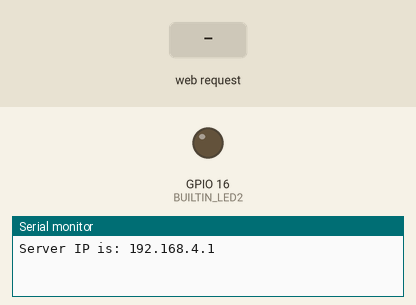
This sketch was run on a simulated ESP8266 (NodeMCU). Shown: output pins drawn as LEDs (lit = HIGH), the last lines printed to the serial monitor. Inputs (shaded band) come from the test bench.

Above: at 1.2 s.
1.3 s: HTTP request GET /OFF received
At 3.5 s:
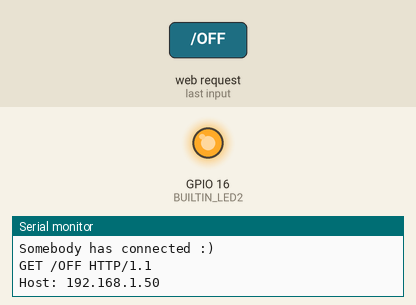
3.8 s: HTTP request GET /ON received
At 5.6 s:
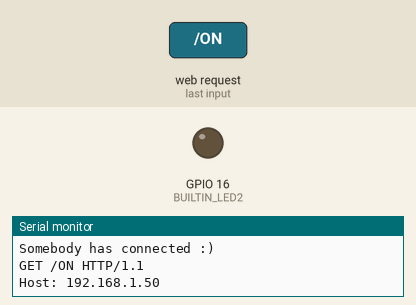
Timing chart, 0 to 7.1 s (numbered marks = the images above; inputs shaded):
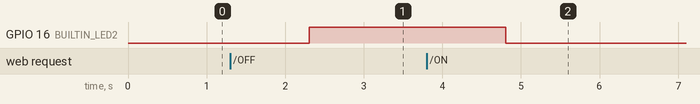

Measured:
- after the input at 1.3 s, GPIO 16 (BUILTIN_LED2): LOW → HIGH after 1.0 s
- after the input at 3.8 s, GPIO 16 (BUILTIN_LED2): HIGH → LOW after 1.0 s

The sketch:

HTTPInterface.ino
```cpp
/*
	The setup() function and two lines before it are the boilerplate for all ESP8266 sketches.
	It accomplishes the following:

		- Includes the ESP8266 library ESP8266WiFi.h.
		- Creates the instance "server" of the class "WiFiServer" listening on port 80. Notice "server" is a global instance.
		- Set the mode of our ESP8266 to be an Access Point (AP).
		- Provide the SSID and password. The password / passphrase has to be at least 8 characters long.

		- Fire-up our server by calling the begin() method.
*/


#include <ESP8266WiFi.h>

WiFiServer server(80); //Initialize the server on Port 80

const short int BUILTIN_LED2 = 16;//GPIO16

void setup()
 {

	WiFi.mode(WIFI_AP); //Our ESP8266-12E is an AccessPoint
	WiFi.softAP("Hello_IoT", "12345678"); // Provide the (SSID, password); .
	server.begin(); // Start the HTTP Server

					//Looking under the hood
	Serial.begin(115200); //Start communication between the ESP8266-12E and the monitor window
	IPAddress HTTPS_ServerIP = WiFi.softAPIP(); // Obtain the IP of the Server
	Serial.print("Server IP is: "); // Print the IP to the monitor window
	Serial.println(HTTPS_ServerIP);

	pinMode(BUILTIN_LED2, OUTPUT); //GPIO16 is an OUTPUT pin;
	digitalWrite(BUILTIN_LED2, LOW); //Initial state is ON
}


// the loop function runs over and over again until power down or reset
void loop() {

	/*
	digitalWrite(BUILTIN_LED2, LOW); // Turn the LED ON by making the voltage LOW
	delay(1000);
	digitalWrite(BUILTIN_LED2, HIGH);
	delay(1000);
	*/

	WiFiClient client = server.available();

	if (!client) {
		return;
	}

	//Looking under the hood
	Serial.println("Somebody has connected :)");

	//Read what the browser has sent into a String class and print the request to the monitor
	String request = client.readString();

	//Looking under the hood
	Serial.println(request);

	// Handle the Request

	if (request.indexOf("/OFF") != -1) {
		digitalWrite(BUILTIN_LED2, HIGH);
	}
	else if (request.indexOf("/ON") != -1) {
		digitalWrite(BUILTIN_LED2, LOW);
	}

	/*
	digitalWrite(BUILTIN_LED2, LOW); // Turn the LED ON by making the voltage LOW
	delay(100);
	digitalWrite(BUILTIN_LED2, HIGH);
	delay(100);
	digitalWrite(BUILTIN_LED2, LOW); // Turn the LED ON by making the voltage LOW
	delay(100);
	digitalWrite(BUILTIN_LED2, HIGH);
	delay(100);
	*/
}
```
